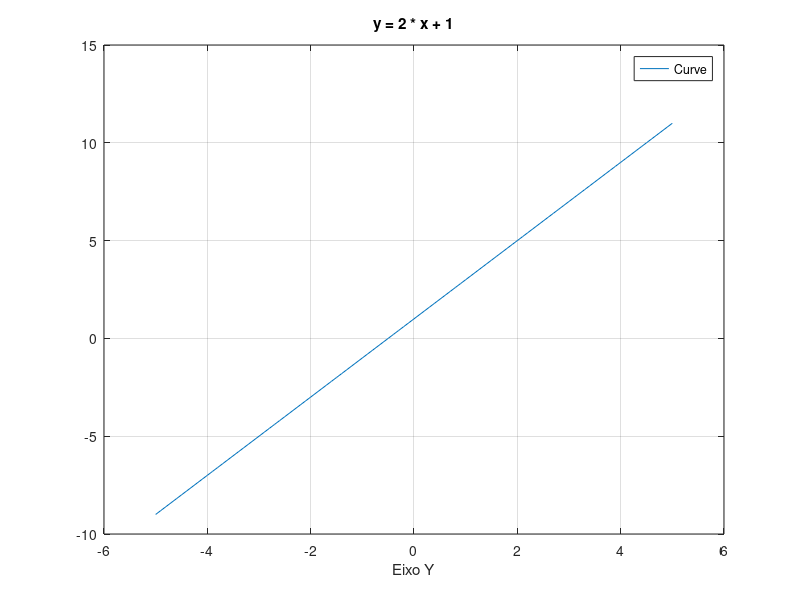

This chart was generated by the following MATLAB code:
a = [5, 3, -1];
size(a); 
% 1 3 (1 row and 3 columns)
a = a'; 
% transversal array
 
b = [-3, 0, -1];
size(b); 
% 1 3 (1 row and 3 columns)

x = (-5:2);
% x = -5 -4 -3 -2 -1 0 1 2
x = [1; -2.5; 11];
% x = 1.0
%     -2.50
%     11.0
size(x);
% 1 3 (3 rows and 1 column)

x = [-5:0.1:5]';
y = 2 * x + 1;
plot(x, y);
grid;
xlabel('Eixo Y');
xlabel('Eixo Y');
title('y = 2 * x + 1');
legend('Curve');

y = (20:50); 
% It's the same thing above, but 20 and 50

z = (-5:5:20)
% z = -5 0 5 10 15 20
